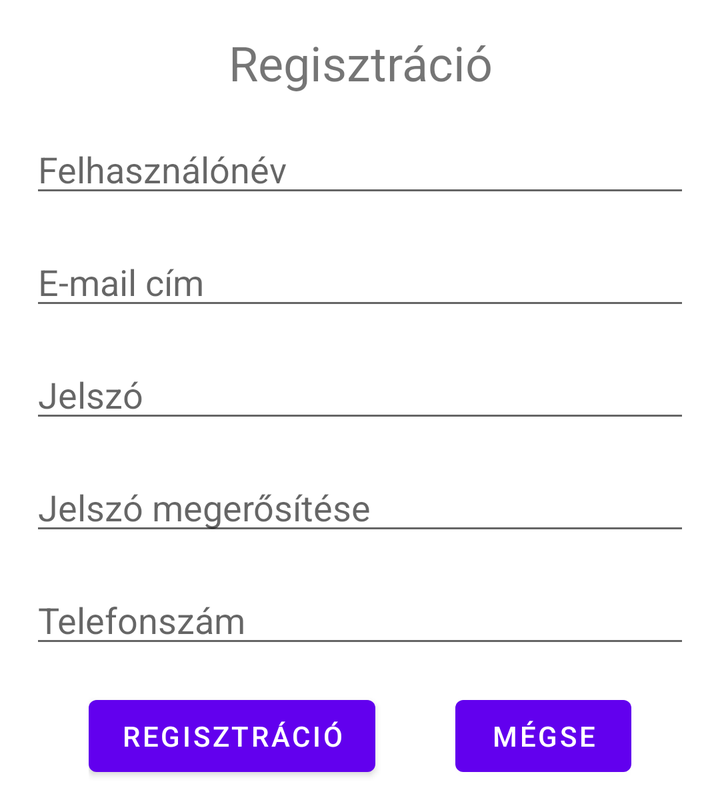
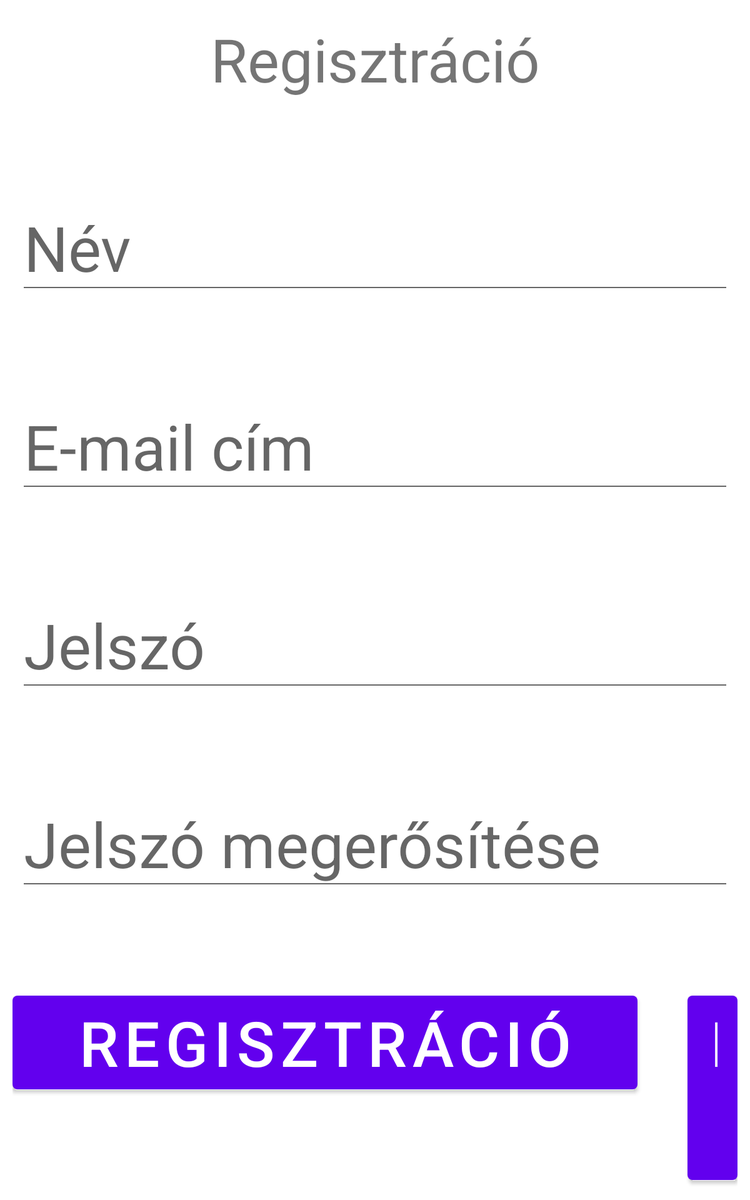

Two renders of one Android screen. The first uses the default layout on a phone; the second uses the alternative layout the repository ships for a different screen configuration, on a matching device. The two XML files are below.
<!-- AndroidManifest.xml: application theme Theme.MukormosIdopontfoglalo -->
<!-- res/layout/activity_registration.xml -->
<?xml version="1.0" encoding="utf-8"?>
<RelativeLayout
    xmlns:android="http://schemas.android.com/apk/res/android"
    xmlns:app="http://schemas.android.com/apk/res-auto"
    xmlns:tools="http://schemas.android.com/tools"
    android:layout_width="match_parent"
    android:layout_height="wrap_content"
    tools:context=".RegistrationActivity">

    <TextView
        android:id="@+id/registrationTextView"
        android:layout_width="match_parent"
        android:layout_height="wrap_content"
        android:layout_marginTop="@dimen/register_margin_top"
        android:text="@string/registration"
        android:textSize="24sp"
        android:layout_alignParentStart="true"
        android:layout_alignParentEnd="true"
        android:textAlignment="center"/>

    <EditText
        android:id="@+id/userNameEditText"
        android:layout_width="match_parent"
        android:layout_height="wrap_content"
        android:layout_marginTop="@dimen/register_margin_top"
        android:layout_marginLeft="@dimen/default_margin_side"
        android:layout_marginRight="@dimen/default_margin_side"
        android:ems="10"
        android:hint="@string/user_name"
        android:inputType="textPersonName"
        android:layout_alignParentStart="true"
        android:layout_alignParentEnd="true"
        android:layout_below="@id/registrationTextView"/>

    <EditText
        android:id="@+id/userEmailEditText"
        android:layout_width="match_parent"
        android:layout_height="wrap_content"
        android:layout_marginTop="@dimen/register_margin_top"
        android:layout_marginLeft="@dimen/default_margin_side"
        android:layout_marginRight="@dimen/default_margin_side"
        android:ems="10"
        android:hint="@string/email_address"
        android:inputType="textEmailAddress"
        android:layout_alignParentStart="true"
        android:layout_alignParentEnd="true"
        android:layout_below="@id/userNameEditText"/>

    <EditText
        android:id="@+id/passwordEditText"
        android:layout_width="match_parent"
        android:layout_height="wrap_content"
        android:layout_marginTop="@dimen/register_margin_top"
        android:layout_marginLeft="@dimen/default_margin_side"
        android:layout_marginRight="@dimen/default_margin_side"
        android:ems="10"
        android:hint="@string/password"
        android:inputType="textPassword"
        android:layout_alignParentStart="true"
        android:layout_alignParentEnd="true"
        android:layout_below="@id/userEmailEditText"/>

    <EditText
        android:id="@+id/passwordAgainEditText"
        android:layout_width="match_parent"
        android:layout_height="wrap_content"
        android:layout_marginTop="@dimen/register_margin_top"
        android:layout_marginLeft="@dimen/default_margin_side"
        android:layout_marginRight="@dimen/default_margin_side"
        android:ems="10"
        android:hint="@string/password_again"
        android:inputType="textPassword"
        android:layout_alignParentStart="true"
        android:layout_alignParentEnd="true"
        android:layout_below="@id/passwordEditText"/>

    <EditText
        android:id="@+id/phoneEditText"
        android:layout_width="match_parent"
        android:layout_height="wrap_content"
        android:layout_marginLeft="@dimen/default_margin_side"
        android:layout_marginTop="@dimen/register_margin_top"
        android:layout_marginRight="@dimen/default_margin_side"
        android:ems="10"
        android:hint="@string/phone_number"
        android:inputType="phone"
        android:layout_below="@id/passwordAgainEditText"/>


    <LinearLayout
        android:layout_width="wrap_content"
        android:layout_height="wrap_content"
        android:layout_below="@id/phoneEditText"
        android:layout_centerHorizontal="true"
        android:layout_marginStart="10dp"
        android:layout_marginTop="@dimen/register_margin_top"
        android:layout_marginEnd="10dp"
        android:layout_marginBottom="10dp"
        android:orientation="horizontal">

        <Button
            android:layout_width="wrap_content"
            android:layout_height="wrap_content"
            android:onClick="register"
            android:text="@string/registration" />

        <Button
            android:layout_width="wrap_content"
            android:layout_height="wrap_content"
            android:layout_marginStart="40dp"
            android:onClick="cancel"
            android:text="@string/cancel" />
    </LinearLayout>

</RelativeLayout>
<!-- resources referenced by this layout -->
<resources>
  <dimen name="default_margin_side">15dp</dimen>
  <dimen name="register_margin_top">15dp</dimen>
  <string name="cancel">Mégse</string>
  <string name="email_address">E-mail cím</string>
  <string name="password">Jelszó</string>
  <string name="password_again">Jelszó megerősítése</string>
  <string name="phone_number">Telefonszám</string>
  <string name="registration">Regisztráció</string>
  <string name="user_name">Felhasználónév</string>
  <style name="Theme.MukormosIdopontfoglalo" parent="Theme.MaterialComponents.DayNight.DarkActionBar">
          
          <item name="colorPrimary">@color/purple_500</item>
          <item name="colorPrimaryVariant">@color/purple_700</item>
          <item name="colorOnPrimary">@color/white</item>
          
          <item name="colorSecondary">@color/teal_200</item>
          <item name="colorSecondaryVariant">@color/teal_700</item>
          <item name="colorOnSecondary">@color/black</item>
          
          <item name="android:statusBarColor" tools:targetApi="l">?attr/colorPrimaryVariant</item>
          
      </style>
</resources>
<!-- res/layout-sw600dp/activity_registration.xml (the repository's variant of the layout above) -->
<!-- drawn on a 7-inch tablet held upright -->
<?xml version="1.0" encoding="utf-8"?>
<RelativeLayout
    xmlns:android="http://schemas.android.com/apk/res/android"
    xmlns:app="http://schemas.android.com/apk/res-auto"
    xmlns:tools="http://schemas.android.com/tools"
    android:layout_width="match_parent"
    android:layout_height="wrap_content"
    tools:context=".RegistrationActivity">

    <TextView
        android:id="@+id/registrationTextView"
        android:layout_width="match_parent"
        android:layout_height="wrap_content"
        android:layout_marginTop="@dimen/register_margin_top"
        android:text="@string/registration"
        android:textSize="48sp"
        android:layout_alignParentStart="true"
        android:layout_alignParentEnd="true"
        android:textAlignment="center"/>

    <EditText
        android:id="@+id/nev"
        android:layout_width="match_parent"
        android:layout_height="wrap_content"
        android:layout_marginTop="75dp"
        android:layout_marginLeft="@dimen/default_margin_side"
        android:layout_marginRight="@dimen/default_margin_side"
        android:ems="10"
        android:height="150dp"
        android:textSize="50dp"
        android:hint="Név"
        android:inputType="text"
        android:layout_alignParentStart="true"
        android:layout_alignParentEnd="true"
        android:layout_below="@id/registrationTextView"/>

    <EditText
        android:id="@+id/userEmailEditText"
        android:layout_width="match_parent"
        android:layout_height="wrap_content"
        android:height="150dp"
        android:textSize="50dp"
        android:layout_marginTop="75dp"
        android:layout_marginLeft="@dimen/default_margin_side"
        android:layout_marginRight="@dimen/default_margin_side"
        android:ems="10"
        android:hint="@string/email_address"
        android:inputType="textEmailAddress"
        android:layout_alignParentStart="true"
        android:layout_alignParentEnd="true"
        android:layout_below="@id/nev"/>

    <EditText
        android:id="@+id/passwordEditText"
        android:layout_width="match_parent"
        android:layout_height="wrap_content"
        android:height="150dp"
        android:textSize="50dp"
        android:layout_marginTop="75dp"
        android:layout_marginLeft="@dimen/default_margin_side"
        android:layout_marginRight="@dimen/default_margin_side"
        android:ems="10"
        android:hint="@string/password"
        android:inputType="textPassword"
        android:layout_alignParentStart="true"
        android:layout_alignParentEnd="true"
        android:layout_below="@id/userEmailEditText"/>

    <EditText
        android:id="@+id/passwordAgainEditText"
        android:layout_width="match_parent"
        android:layout_height="wrap_content"
        android:height="150dp"
        android:textSize="50dp"
        android:layout_marginTop="75dp"
        android:layout_marginLeft="@dimen/default_margin_side"
        android:layout_marginRight="@dimen/default_margin_side"
        android:ems="10"
        android:hint="@string/password_again"
        android:inputType="textPassword"
        android:layout_alignParentStart="true"
        android:layout_alignParentEnd="true"
        android:layout_below="@id/passwordEditText"/>


    <LinearLayout
        android:layout_width="wrap_content"
        android:layout_height="wrap_content"
        android:layout_below="@id/passwordAgainEditText"
        android:layout_centerHorizontal="true"
        android:layout_marginStart="10dp"
        android:layout_marginTop="75dp"
        android:layout_marginEnd="10dp"
        android:layout_marginBottom="10dp"
        android:orientation="horizontal">

        <Button
            android:layout_width="500dp"
            android:layout_height="wrap_content"
            android:onClick="register"
            android:singleLine="true"
            android:text="@string/registration"
            android:textSize="50dp" />

        <Button
            android:layout_width="wrap_content"
            android:layout_height="wrap_content"
            android:layout_marginStart="40dp"
            android:onClick="cancel"

            android:text="@string/cancel"
            android:textSize="50dp" />
    </LinearLayout>

</RelativeLayout>
<!-- resources referenced by the variant -->
<!-- as a 7-inch tablet held upright resolves them -->
<resources>
  <dimen name="default_margin_side">15dp</dimen>
  <dimen name="register_margin_top">15dp</dimen>
  <string name="cancel">Mégse</string>
  <string name="email_address">E-mail cím</string>
  <string name="password">Jelszó</string>
  <string name="password_again">Jelszó megerősítése</string>
  <string name="registration">Regisztráció</string>
  <style name="Theme.MukormosIdopontfoglalo" parent="Theme.MaterialComponents.DayNight.DarkActionBar">
          
          <item name="colorPrimary">@color/purple_500</item>
          <item name="colorPrimaryVariant">@color/purple_700</item>
          <item name="colorOnPrimary">@color/white</item>
          
          <item name="colorSecondary">@color/teal_200</item>
          <item name="colorSecondaryVariant">@color/teal_700</item>
          <item name="colorOnSecondary">@color/black</item>
          
          <item name="android:statusBarColor" tools:targetApi="l">?attr/colorPrimaryVariant</item>
          
      </style>
</resources>
